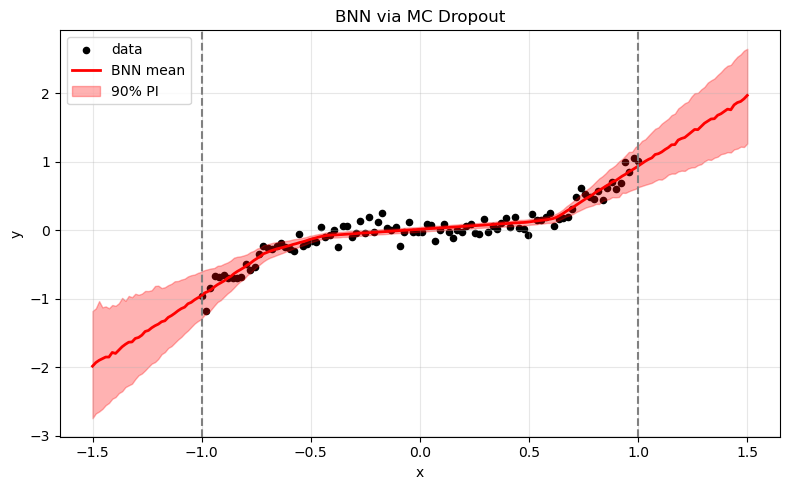

The script that drew this image:
# --------------------------------------------------------------
# BNN via MC Dropout
# --------------------------------------------------------------
import os
os.environ['KMP_DUPLICATE_LIB_OK'] = 'TRUE'  # <-- ADD THIS LINE

import torch
import torch.nn as nn
import torch.nn.functional as F
import numpy as np
import matplotlib.pyplot as plt

# --- Data ---
X = torch.linspace(-1, 1, 100).unsqueeze(1)
y = X**3 + 0.1 * torch.randn_like(X)

# --- Neural Net with Dropout (BNN) ---
class BNN(nn.Module):
    def __init__(self):
        super().__init__()
        self.fc1 = nn.Linear(1, 50)
        self.fc2 = nn.Linear(50, 1)
        self.dropout = nn.Dropout(p=0.3)  # <-- BNN!

    def forward(self, x, train=True):
        x = F.relu(self.fc1(x))
        x = self.dropout(x) if train else x  # Only during training & MC
        x = self.fc2(x)
        return x

# --- Train ---
model = BNN()
opt = torch.optim.Adam(model.parameters(), lr=0.01)
model.train()

print("Training...")
for step in range(2001):
    opt.zero_grad()
    pred = model(X, train=True)
    loss = F.mse_loss(pred, y)
    loss.backward()
    opt.step()
    if step % 500 == 0:
        print(f"step {step:4d} loss {loss.item():.2f}")

# --- MC Dropout Prediction (100 samples) ---
model.eval()
model.train()  # Keep dropout ON for MC sampling!
with torch.no_grad():
    preds = [model(torch.linspace(-1.5, 1.5, 200).unsqueeze(1), train=True) for _ in range(1000)]
    preds = torch.stack(preds).squeeze(-1).numpy()  # (100, 200)

mean = preds.mean(0)
lower = np.percentile(preds, 5, axis=0)
upper = np.percentile(preds, 95, axis=0)

# --- Plot ---
X_test = np.linspace(-1.5, 1.5, 200)
plt.figure(figsize=(8, 5))
plt.scatter(X, y, c='black', s=20, label='data')
plt.plot(X_test, mean, 'red', lw=2, label='BNN mean')
plt.fill_between(X_test, lower, upper, color='red', alpha=0.3, label='90% PI')
plt.axvline(-1, color='gray', ls='--'); plt.axvline(1, color='gray', ls='--')
plt.xlabel('x'); plt.ylabel('y')
plt.title('BNN via MC Dropout')
plt.legend(); plt.grid(alpha=0.3)
plt.tight_layout(); plt.show()
